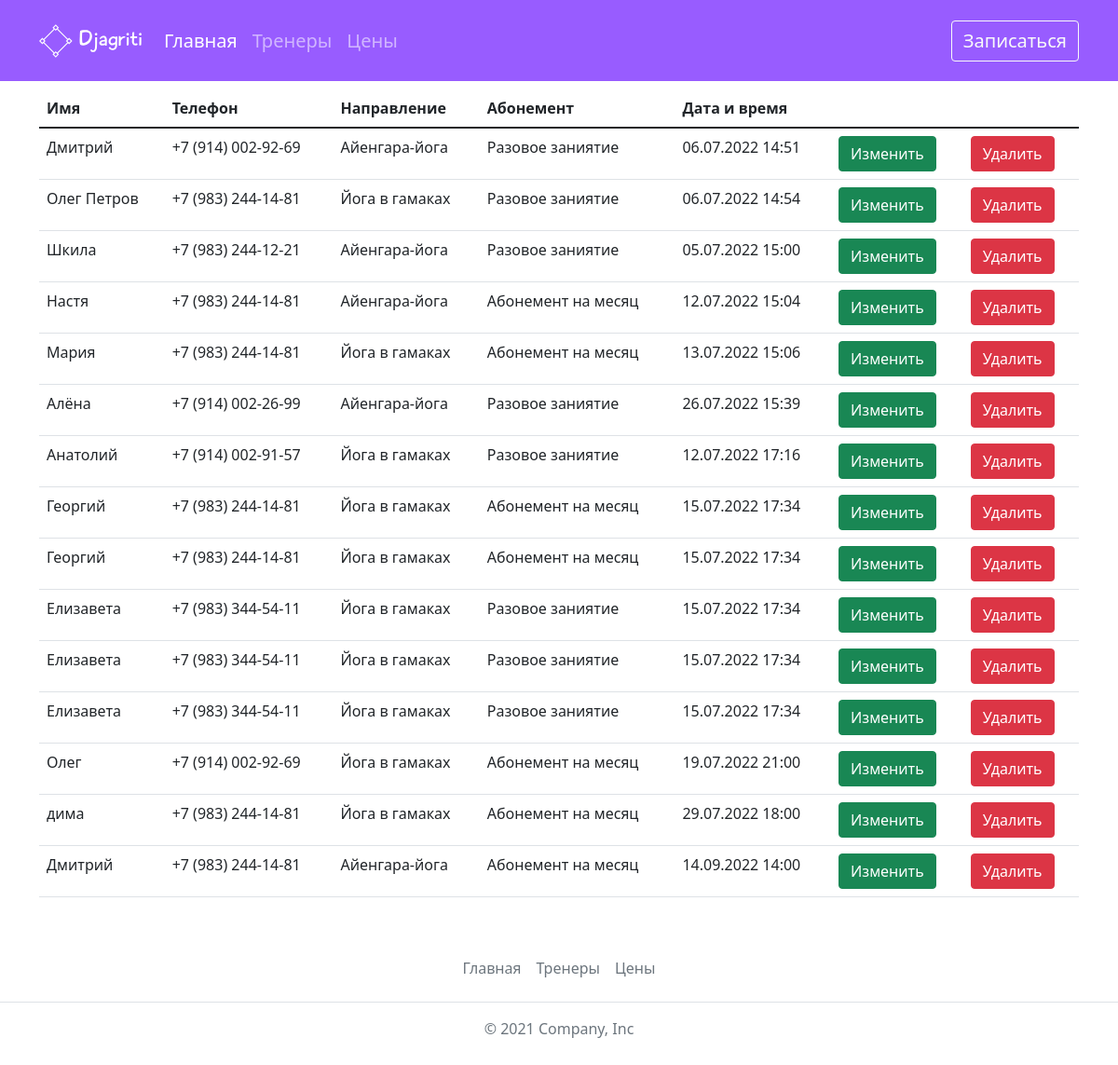
Before: /dashboard/ with the older database file.
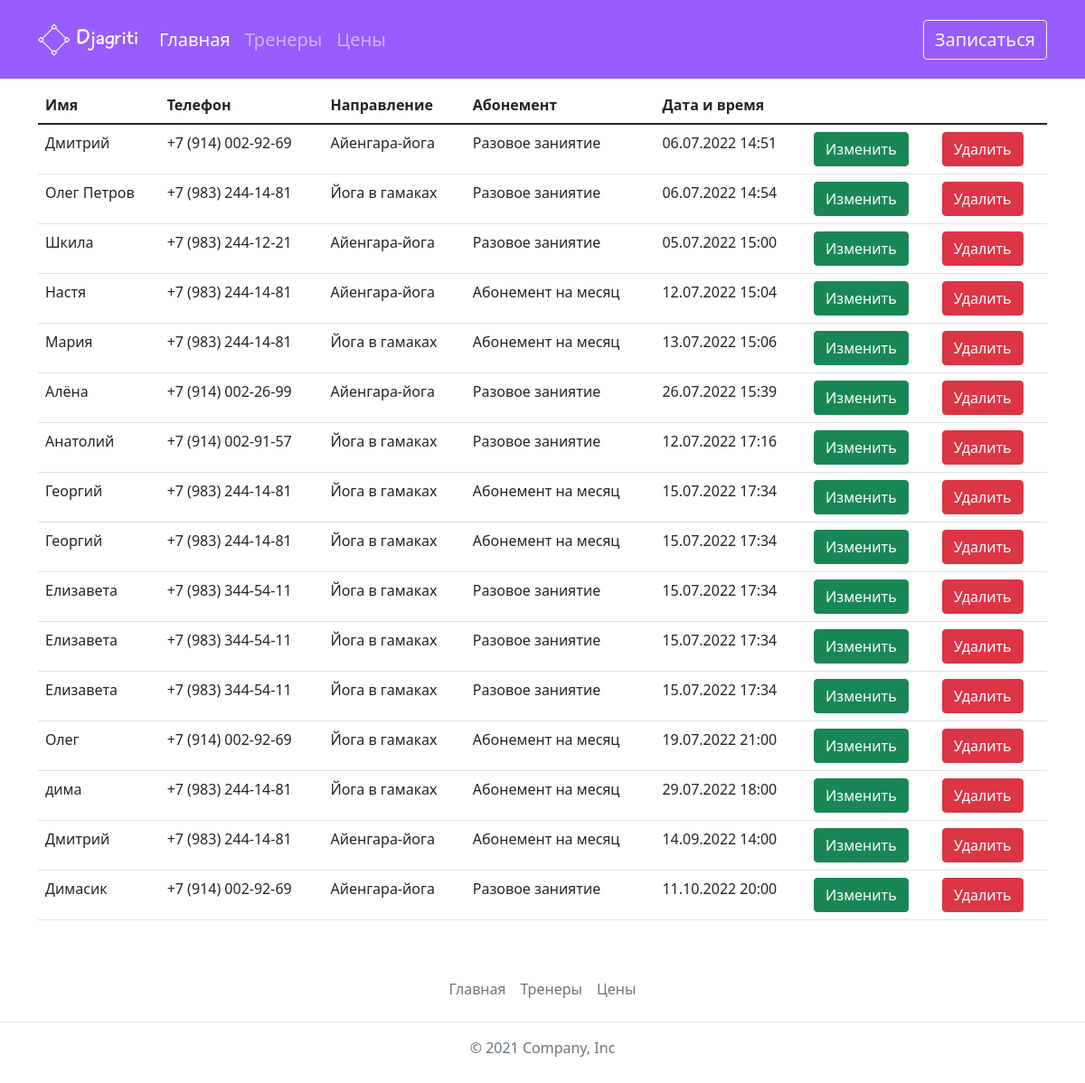
After: the same page with the newer database file.
### crm/models.py (models this page shows, shortened)
class Order(models.Model):
    order_dt = models.DateTimeField(auto_now=True)
    order_name = models.CharField(max_length=100, verbose_name='Имя')
    order_phone = models.CharField(max_length=18, verbose_name='Телефон')
    order_napr = models.ForeignKey(NaprCrm, on_delete=models.PROTECT, null=True, blank=True, verbose_name='Направление')
    order_price = models.ForeignKey(Price, on_delete=models.PROTECT,  null=True, blank=True, verbose_name="Абонемент")
    date = models.DateTimeField(verbose_name="Дата и время")
    class Meta:
        verbose_name = 'Заказ'
        verbose_name_plural = 'Заказы'

class NaprCrm(models.Model):
    napr_name = models.CharField(max_length=100, verbose_name='Направление')
    def __str__(self):
        return self.napr_name
    class Meta:
        verbose_name = 'Направление'
        verbose_name_plural = 'Направления'

class Price(models.Model):
    price_name = models.CharField(max_length=25, verbose_name='Название')
    price_value = models.IntegerField(verbose_name="Цена")
    objects = models.Manager()
    def __str__(self):
        return self.price_name
    class Meta:
        verbose_name = 'Цена'
        verbose_name_plural = 'Цены'

### crm/views.py (the view)
# urls.py: path('dashboard/', dashboard, name='dashboard'),
def dashboard(request):
    order = Order.objects.all()
    return render(request, 'crm/dashboard.html', {'order': order})

### crm/templates/crm/dashboard.html
{% extends 'crm/base.html' %}
{% load static %}
{% block content %}
<div class="container pt-5">
    <div class="row mt-5">
        <div class="col">
        <table class="table">
            <thead>
                <tr>
                    <th scope="col">Имя</th>
                    <th scope="col">Телефон</th>
                    <th scope="col">Направление</th>
                    <th scope="col">Абонемент</th>
                    <th scope="col">Дата и время</th>
                </tr>
            </thead>
            <tbody>
            {% for i in order%}
            <tr>
                <td>{{i.order_name}}</td>
                <td>{{i.order_phone}}</td>
                <td>{{i.order_napr}}</td>
                <td>{{i.order_price}}</td>
                <td>{{i.date|date:'d.m.Y H:i'}}</td>
                <td><a class="btn btn-success" href="{% url 'update_order' i.id %}">Изменить</a></td>
                <td><a class="btn btn-danger" href="{% url 'delete_order' i.id %}">Удалить</a></td>
            </tr>
            {% endfor %}
        </tbody>
    </table>
        </div>
    </div>
</div>
{% endblock %}

Changed rows visible on the page:
added Order: order_name "Димасик", order_phone "+7 (914) 002-92-69", order_napr "Айенгара-йога", order_price "Разовое заниятие", date "11.10.2022 20:00"
